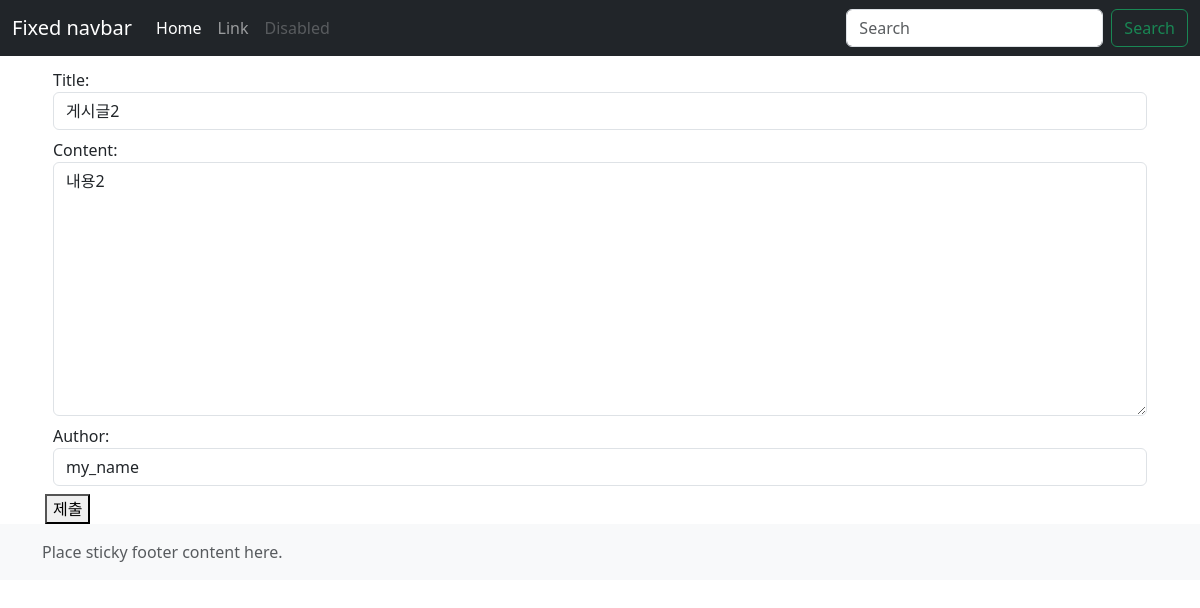
The page /board/2/edit/ on the database its author committed.
### board/models.py (models this page shows, shortened)
class Board(models.Model):
    id = models.AutoField(primary_key=True)
    title = models.CharField(max_length=255, validators=[
        validators.MinLengthValidator(2, "최소 세 글자 이상은 입력해주셔야 합니다.")
    ])
    author = models.CharField(max_length=255)
    content = models.TextField(validators=[
        validators.MinLengthValidator(10, "최소 10글자 이상은 입력해주셔야 합니다."),
    ])  # Text
    is_delete = models.BooleanField(default=False)
    created_at = models.DateTimeField(auto_now_add=True)
    updated_at = models.DateTimeField(auto_now=True)

### board/views.py (the view, shortened to what this page needs)
# urls.py: path('<int:board_id>/edit/', views.board_edit, name="edit"),
def board_edit(request, board_id):
    board = Board.objects.get(id=board_id)
    form = BoardForm(initial={
        'title': board.title,
        'content': board.content,
        'author': board.author
    })
    return render(request,
                  "board/edit.html",
                  {'form': form})

### board/forms.py
class BoardForm(forms.ModelForm):
    def __init__(self, *args, **kwargs):
        super().__init__(*args, **kwargs)
        self._widget_update()
    class Meta:
        model = Board
        fields = ["title", "content", "author"]
        widgets = {
            'title': forms.TextInput(
                attrs={
                    'placeholder': "제목을 입력해주세요."
                }
            )
        }
    def _widget_update(self):
        for visible in self.visible_fields():
            visible.field.widget.attrs['class'] = 'form-control'

### board/templates/board/edit.html (shortened to what this page needs)
{% extends "./base.html" %}
{% block main %}
  <div class="container">
    <form action="" method="POST">
      {% for field in form %}
        <div class="fieldWrapper m-2">
          {{ field.label_tag }}
          {{ field }}
        </div>
      {% endfor %}
      <button type="submit">제출</button>
    </form>
  </div>
{% endblock %}

### board/templates/board/base.html (style rules this page uses)
main > .container { padding: 60px 15px 0; }

### rows shown on the page
Board: form "게시글2" "내용2" "my_name"

### other values the page prints
{{ field.label_tag }} "Title:" "Content:" "Author:"
